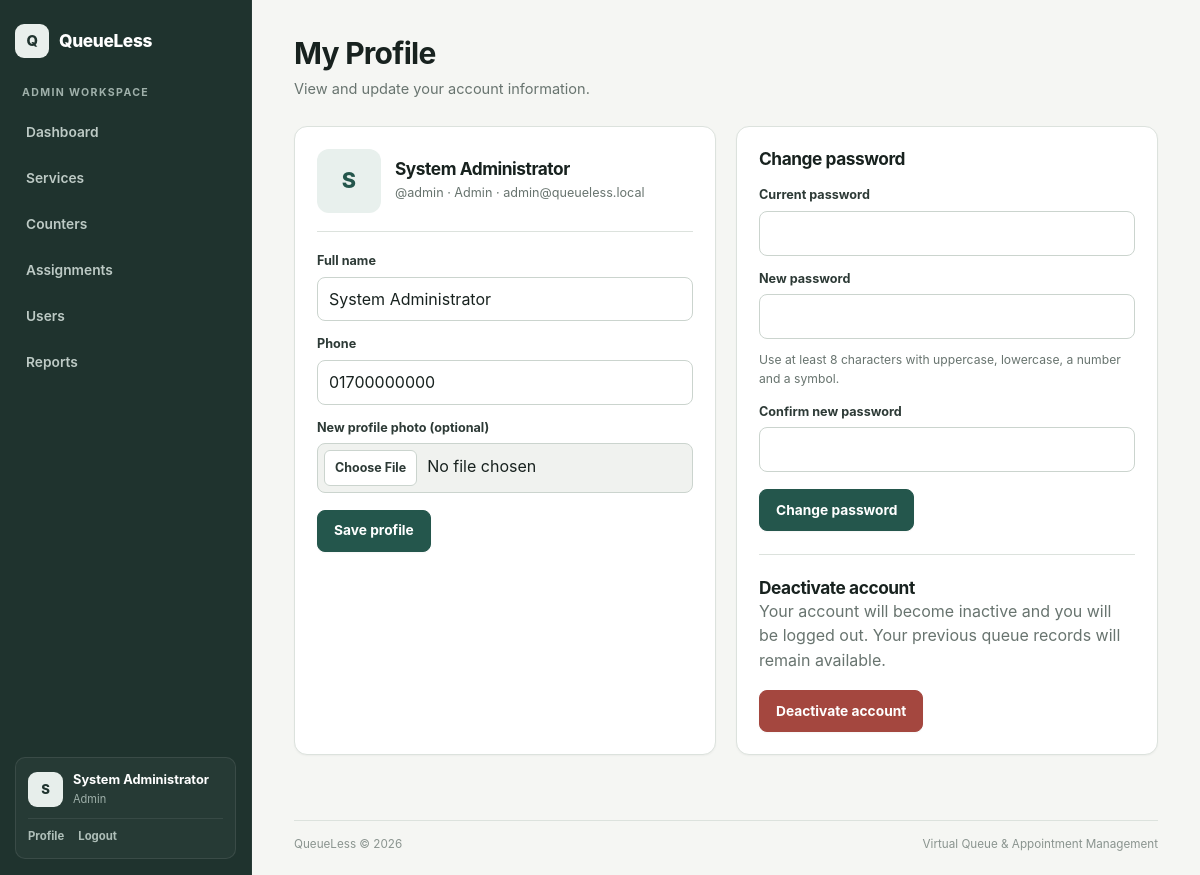
/index.php?action=profile (signed in), run on the app's committed database.
### tables this page shows
CREATE TABLE users (
    user_id INT AUTO_INCREMENT PRIMARY KEY,
    full_name VARCHAR(100) NOT NULL,
    username VARCHAR(30) NOT NULL UNIQUE,
    email VARCHAR(120) NOT NULL UNIQUE,
    password_hash VARCHAR(255) NOT NULL,
    role ENUM('Customer','Staff','Admin') NOT NULL DEFAULT 'Customer',
    phone VARCHAR(20) NOT NULL,
    security_question VARCHAR(150) NOT NULL,
    security_answer_hash VARCHAR(255) NOT NULL,
    profile_photo VARCHAR(255) NULL,
    status ENUM('Active','Inactive') NOT NULL DEFAULT 'Active',
    created_at TIMESTAMP DEFAULT CURRENT_TIMESTAMP
);

### controllers/ProfileController.php (called while the page is built, shortened)
<?php
class ProfileController {
    private $userModel;
    public function __construct($conn) {
        $this->userModel = new UserModel($conn);
    }
    public function index() {
        $user = $this->userModel->findById($_SESSION['user_id']);
        require 'views/profile/index.php';
    }
}
?>

### models/UserModel.php (called while the page is built, shortened)
<?php
class UserModel {
    private $conn;
    public function __construct($conn) {
        $this->conn = $conn;
    }
    public function findById($id) {
        $stmt = $this->conn->prepare(
            "SELECT * FROM users WHERE user_id = ? LIMIT 1"
        );
        $stmt->bind_param("i", $id);
        $stmt->execute();
        $result = $stmt->get_result();
        $user = $result->fetch_assoc();
        return $user;
    }
}
?>

### views/profile/index.php (the view, shortened to what this page needs)
<?php
require 'views/includes/header.php';
?>
<div class="page-head">
    <div>
        <h1>
            My Profile
        </h1>
        <p>
            View and update your account information.
        </p>
    </div>
</div>
<div class="two-col">
    <section class="card">
        <div class="profile-head">
            <?php if ($user['profile_photo']): ?>
                <img src="uploads/profile/<?php echo htmlspecialchars($user['profile_photo']); ?>" class="avatar" alt="Profile photo">
            <?php else: ?>
                <div class="avatar placeholder">
                    <?php echo strtoupper(substr($user['full_name'],0,1)); ?>
                </div>
            <?php endif; ?>
            <div>
                <h2>
                    <?php echo htmlspecialchars($user['full_name']); ?>
                </h2>
                <p>
                    @<?php echo htmlspecialchars($user['username']); ?>
                    &middot;
                    <?php echo htmlspecialchars($user['role']); ?>
                    &middot;
                    <?php echo htmlspecialchars($user['email']); ?>
                </p>
            </div>
        </div>
        <form method="POST" action="index.php?action=update_profile" enctype="multipart/form-data">
            <label>
                Full name
            </label>
            <input type="text" name="full_name" value="<?php echo htmlspecialchars($user['full_name']); ?>">
            <label>
                Phone
            </label>
            <input type="text" name="phone" maxlength="11" value="<?php echo htmlspecialchars($user['phone']); ?>">
            <label>
                New profile photo (optional)
            </label>
            <input type="file" name="profile_photo" accept=".jpg,.jpeg,.png">
            <button class="button">
                Save profile
            </button>
        </form>
    </section>
    <section class="card">
        <h2>
            Change password
        </h2>
        <form method="POST" action="index.php?action=change_password">
            <label>
                Current password
            </label>
            <input type="password" name="current_password">
            <label>
                New password
            </label>
            <input type="password" name="new_password">
            <p class="help">Use at least 8 characters with uppercase, lowercase, a number and a symbol.</p>
            <label>
                Confirm new password
            </label>
            <input type="password" name="confirm_password">
            <button class="button">
                Change password
            </button>
        </form>
        <hr>
        <h2>
            Deactivate account
        </h2>
        <p class="muted">
            Your account will become inactive and you will be logged out. Your previous queue records will remain available.
        </p>
        <form method="POST" action="index.php?action=deactivate_account" onsubmit="return confirm('Deactivate your account?');">
            <button class="button danger">
                Deactivate account
            </button>
        </form>
    </section>
</div>
<?php require 'views/includes/footer.php'; ?>

### assets/css/style.css (style rules this page uses)
:root { --ink: #18221f; --ink-soft: #2d3a36; --muted: #68746f; --muted-light: #8a948f; --page: #f5f6f3; --surface: #ffffff; --surface-soft: #f0f2ef; --surface-warm: #f7f2ea; --line: #dce2dd; --line-strong: #cbd4ce; --primary: #24564c; --primary-dark: #193f38; --primary-soft: #e8f0ed; --accent: #a87847; --accent-soft: #f4ebe1; --success: #2f6a56; --success-soft: #e7f1ec; --warning: #926331; --warning-soft: #f7eee1; --danger: #a4473f; --danger-soft: #f8e9e7; --sidebar: #1f332e; --sidebar-hover: #294039; --sidebar-active: #36534a; --sidebar-text: #e7ece9; --sidebar-muted: #9fb0aa; --shadow-xs: 0 1px 2px rgba(24, 34, 31, .04); --shadow-sm: 0 8px 24px rgba(24, 34, 31, .055); --shadow-md: 0 18px 42px rgba(24, 34, 31, .08); --radius-sm: 8px; --radius: 13px; --radius-lg: 18px; --sidebar-width: 252px; }
* { box-sizing: border-box; }
html { scroll-behavior: smooth; }
body { margin: 0; background: var(--page); color: var(--ink); font-family: ui-sans-serif, -apple-system, BlinkMacSystemFont, "Segoe UI", Roboto, Helvetica, Arial, sans-serif; line-height: 1.55; -webkit-font-smoothing: antialiased; text-rendering: optimizeLegibility; }
button, input, select, textarea { font: inherit; }
button { color: inherit; }
h1, h2, h3 { margin: 0; color: var(--ink); line-height: 1.18; font-weight: 720; letter-spacing: -.025em; }
h1 { font-size: clamp(1.85rem, 2.5vw, 2.35rem); }
h2 { font-size: 1.08rem; }
p { margin: 0; }
.button { appearance: none; min-height: 42px; border: 1px solid var(--primary); border-radius: 8px; background: var(--primary); color: #fff; padding: 9px 16px; display: inline-flex; align-items: center; justify-content: center; gap: 7px; font-size: .86rem; font-weight: 700; line-height: 1.2; cursor: pointer; box-shadow: var(--shadow-xs); transition: background .15s ease, border-color .15s ease, transform .15s ease; }
.button.danger { background: var(--danger); border-color: var(--danger); }
.app-body { min-height: 100vh; background: var(--page); }
.page-head { display: flex; align-items: flex-end; justify-content: space-between; gap: 24px; margin-bottom: 25px; }
.page-head p { max-width: 670px; margin-top: 7px; color: var(--muted); font-size: .91rem; }
.card { padding: 22px; background: var(--surface); border: 1px solid var(--line); border-radius: var(--radius); box-shadow: var(--shadow-xs); }
.card > h2:first-child { margin-bottom: 16px; }
.dashboard-grid, .two-col, .staff-layout { display: grid; grid-template-columns: minmax(0, 1fr) minmax(0, 1fr); gap: 20px; }
label { display: block; margin: 13px 0 6px; color: var(--ink-soft); font-size: .79rem; font-weight: 680; }
input, select, textarea { width: 100%; min-height: 43px; padding: 9px 11px; border: 1px solid var(--line-strong); border-radius: 8px; background: #fff; color: var(--ink); transition: border-color .14s ease, box-shadow .14s ease; }
input::placeholder, textarea::placeholder { color: #a0aaa5; }
input[type="file"] { padding: 6px; background: var(--surface-soft); }
.help, .muted { color: var(--muted); }
.help { margin-top: 12px; font-size: .76rem; }
hr { border: 0; border-top: 1px solid var(--line); margin: 23px 0; }
.profile-head { display: flex; align-items: center; gap: 14px; margin-bottom: 19px; padding-bottom: 18px; border-bottom: 1px solid var(--line); }
.profile-head h2 { margin-bottom: 3px; }
.profile-head p { color: var(--muted); font-size: .79rem; }
.avatar, .avatar.placeholder { width: 64px; height: 64px; border-radius: 12px; }
.avatar { object-fit: cover; }
.avatar.placeholder { display: grid; place-items: center; background: var(--primary-soft); color: var(--primary); font-size: 1.35rem; font-weight: 760; }
.card > form > .button { margin-top: 17px; }

### data on the page
users: full_name "S", full_name "System Administrator", username "admin", role "Admin", email "admin@queueless.local", phone "01700000000"

### other printed values
$role "ADMIN"
$initial "S"
$display_name "System Administrator"
$role "Admin"
